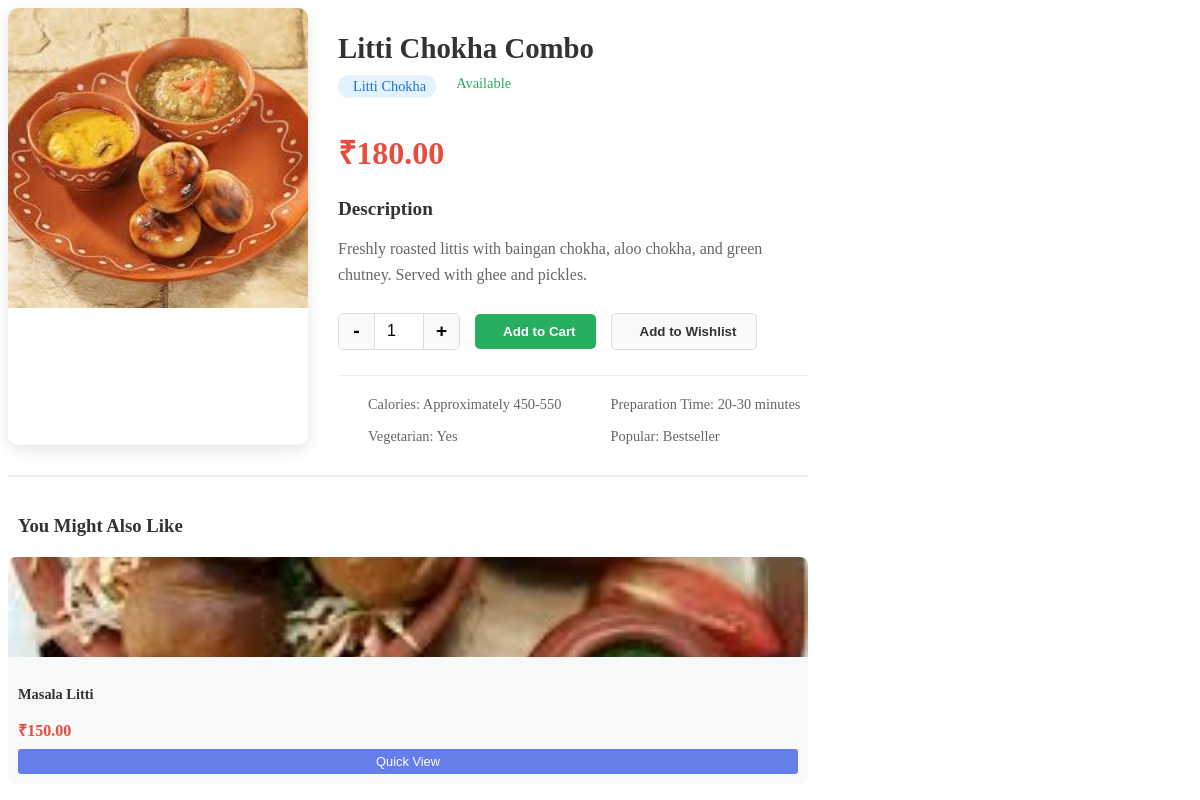
Screenshot of /users/quick-view.php?id=1 with the database file from the repository.
### tables this page shows
CREATE TABLE `foods` (
  `id` int(11) NOT NULL,
  `name` varchar(100) NOT NULL,
  `description` text DEFAULT NULL,
  `price` decimal(10,2) NOT NULL,
  `original_price` decimal(10,2) DEFAULT NULL,
  `category_id` int(11) DEFAULT NULL,
  `image_path` varchar(255) DEFAULT NULL,
  `is_available` tinyint(1) DEFAULT 1,
  `is_featured` tinyint(1) DEFAULT 0,
  `is_popular` tinyint(1) DEFAULT 0,
  `preparation_time` int(11) DEFAULT NULL COMMENT 'In minutes',
  `calories` int(11) DEFAULT NULL,
  `ingredients` text DEFAULT NULL,
  `display_order` int(11) DEFAULT 0,
  `created_at` timestamp NOT NULL DEFAULT current_timestamp(),
  `updated_at` timestamp NOT NULL DEFAULT current_timestamp() ON UPDATE current_timestamp()
);

CREATE TABLE `categories` (
  `id` int(11) NOT NULL,
  `name` varchar(50) NOT NULL,
  `description` text DEFAULT NULL,
  `image` varchar(255) DEFAULT NULL,
  `is_active` tinyint(1) DEFAULT 1,
  `display_order` int(11) DEFAULT 0,
  `created_at` timestamp NOT NULL DEFAULT current_timestamp()
);

### users/quick-view.php (the view, shortened to what this page needs)
<?php
$foodId = intval($_GET['id']);
$conn = getDBConnection();
$query = "SELECT f.*, c.name as category_name
          FROM foods f
          LEFT JOIN categories c ON f.category_id = c.id
          WHERE f.id = $foodId AND f.is_available = 1";
$result = mysqli_query($conn, $query);
$food = mysqli_fetch_assoc($result);
$similarQuery = "SELECT * FROM foods
                 WHERE category_id = " . ($food['category_id'] ?? 0) . "
                 AND id != $foodId
                 AND is_available = 1
                 LIMIT 3";
$similarResult = mysqli_query($conn, $similarQuery);
?>
<div class="quick-view-content">
    <div class="quick-view-grid">
        <div class="quick-view-image">
            <?php if ($food['image_path']): ?>
            <img src="../<?php echo $food['image_path']; ?>" alt="<?php echo $food['name']; ?>">
            <?php else: ?>
            <div class="no-image">
                <i class="fas fa-utensils fa-3x"></i>
            </div>
            <?php endif; ?>
        </div>
        <div class="quick-view-details">
            <h2><?php echo $food['name']; ?></h2>
            <div class="food-meta">
                <?php if ($food['category_name']): ?>
                <span class="category">
                    <i class="fas fa-tag"></i> <?php echo $food['category_name']; ?>
                </span>
                <?php endif; ?>
                <span class="availability">
                    <i class="fas fa-check-circle"></i> Available
                </span>
            </div>
            <div class="food-price">
                <h3>₹<?php echo number_format($food['price'], 2); ?></h3>
            </div>
            <div class="food-description">
                <h4>Description</h4>
                <p><?php echo nl2br(htmlspecialchars($food['description'])); ?></p>
            </div>
            <div class="food-actions">
                <div class="quantity-selector">
                    <button class="qty-btn minus">-</button>
                    <input type="number" id="qty" value="1" min="1" max="10">
                    <button class="qty-btn plus">+</button>
                </div>
                <button class="btn-add-to-cart" data-food-id="<?php echo $foodId; ?>">
                    <i class="fas fa-cart-plus"></i> Add to Cart
                </button>
                <button class="btn-wishlist" data-food-id="<?php echo $foodId; ?>">
                    <i class="far fa-heart"></i> Add to Wishlist
                </button>
            </div>
            <div class="food-details">
                <div class="detail-item">
                    <span>Calories: Approximately 450-550</span>
                </div>
                <div class="detail-item">
                    <span>Preparation Time: 20-30 minutes</span>
                </div>
                <div class="detail-item">
                    <span>Vegetarian: Yes</span>
                </div>
                <div class="detail-item">
                    <span>Popular: Bestseller</span>
                </div>
            </div>
        </div>
    </div>
    <?php if (mysqli_num_rows($similarResult) > 0): ?>
    <div class="similar-foods">
        <h3><i class="fas fa-utensils"></i> You Might Also Like</h3>
        <div class="similar-grid">
            <?php while($similar = mysqli_fetch_assoc($similarResult)): ?>
            <div class="similar-item">
                <div class="similar-image">
                    <?php if ($similar['image_path']): ?>
                    <img src="../<?php echo $similar['image_path']; ?>" alt="<?php echo $similar['name']; ?>">
                    <?php endif; ?>
                </div>
                <div class="similar-info">
                    <h4><?php echo $similar['name']; ?></h4>
                    <p class="similar-price">₹<?php echo number_format($similar['price'], 2); ?></p>
                    <button class="btn-quick-view" data-food-id="<?php echo $similar['id']; ?>">
                        Quick View
                    </button>
                </div>
            </div>
            <?php endwhile; ?>
        </div>
    </div>
    <?php endif; ?>
</div>

### users/quick-view.php (style rules this page uses)
.quick-view-content { max-width: 800px; }
.quick-view-grid { display: grid; grid-template-columns: 300px 1fr; gap: 30px; margin-bottom: 30px; }
.quick-view-image { border-radius: 10px; overflow: hidden; box-shadow: 0 5px 15px rgba(0,0,0,0.1); }
.quick-view-image img { width: 100%; height: 300px; object-fit: cover; }
.quick-view-details h2 { margin-bottom: 10px; color: #333; font-size: 1.8rem; }
.food-meta { display: flex; gap: 15px; margin-bottom: 15px; color: #666; font-size: 0.9rem; }
.category { background: #e3f2fd; color: #1976d2; padding: 3px 10px; border-radius: 12px; }
.availability { color: #27ae60; }
.food-price h3 { font-size: 2rem; color: #e74c3c; margin-bottom: 20px; }
.food-description h4 { margin-bottom: 10px; color: #333; font-size: 1.2rem; }
.food-description p { color: #666; line-height: 1.6; margin-bottom: 25px; }
.food-actions { display: flex; align-items: center; gap: 15px; margin-bottom: 25px; flex-wrap: wrap; }
.quantity-selector { display: flex; align-items: center; border: 1px solid #ddd; border-radius: 5px; overflow: hidden; }
.qty-btn { width: 35px; height: 35px; background: #f8f9fa; border: none; cursor: pointer; font-size: 1.2rem; font-weight: 600; }
#qty { width: 50px; height: 35px; border: none; text-align: center; font-size: 1rem; border-left: 1px solid #ddd; border-right: 1px solid #ddd; }
.btn-add-to-cart { background: #27ae60; color: white; border: none; padding: 10px 20px; border-radius: 5px; cursor: pointer; font-weight: 600; display: flex; align-items: center; gap: 8px; }
.btn-wishlist { background: #f8f9fa; color: #333; border: 1px solid #ddd; padding: 10px 20px; border-radius: 5px; cursor: pointer; font-weight: 600; display: flex; align-items: center; gap: 8px; }
.food-details { display: grid; grid-template-columns: 1fr 1fr; gap: 15px; margin-top: 20px; padding-top: 20px; border-top: 1px solid #eee; }
.detail-item { display: flex; align-items: center; gap: 10px; color: #666; font-size: 0.9rem; }
.similar-foods { margin-top: 30px; padding-top: 20px; border-top: 2px solid #eee; }
.similar-foods h3 { margin-bottom: 20px; color: #333; display: flex; align-items: center; gap: 10px; }
.similar-grid { display: grid; grid-template-columns: repeat(auto-fit, minmax(150px, 1fr)); gap: 15px; }
.similar-item { background: #f8f9fa; border-radius: 8px; overflow: hidden; transition: transform 0.3s ease; }
.similar-image { height: 100px; overflow: hidden; }
.similar-image img { width: 100%; height: 100%; object-fit: cover; }
.similar-info { padding: 10px; }
.similar-info h4 { font-size: 0.9rem; margin-bottom: 5px; color: #333; }
.similar-price { color: #e74c3c; font-weight: 600; margin-bottom: 8px; }
.btn-quick-view { width: 100%; background: #667eea; color: white; border: none; padding: 5px; border-radius: 3px; cursor: pointer; font-size: 0.8rem; }

### rows the page displays
foods: image_path (picture), name "Litti Chokha Combo", category.name "Litti Chokha", price "180.00", description "Freshly roasted littis with baingan chokha, aloo chokha, and green chutney. Served with ghee and pickles."
foods: image_path (picture), name "Masala Litti", price "150.00"
